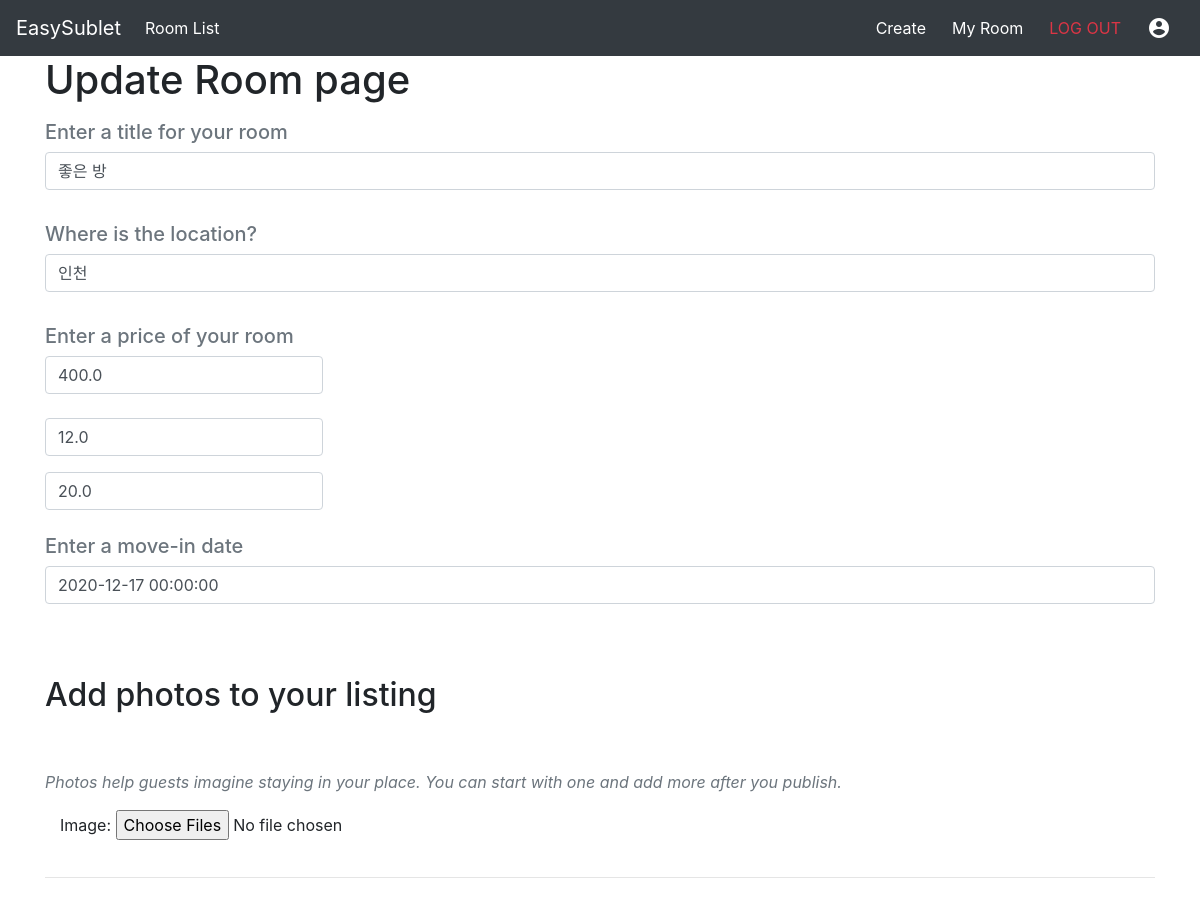
The app's page /room/update/57 (signed in, upper part), older data.
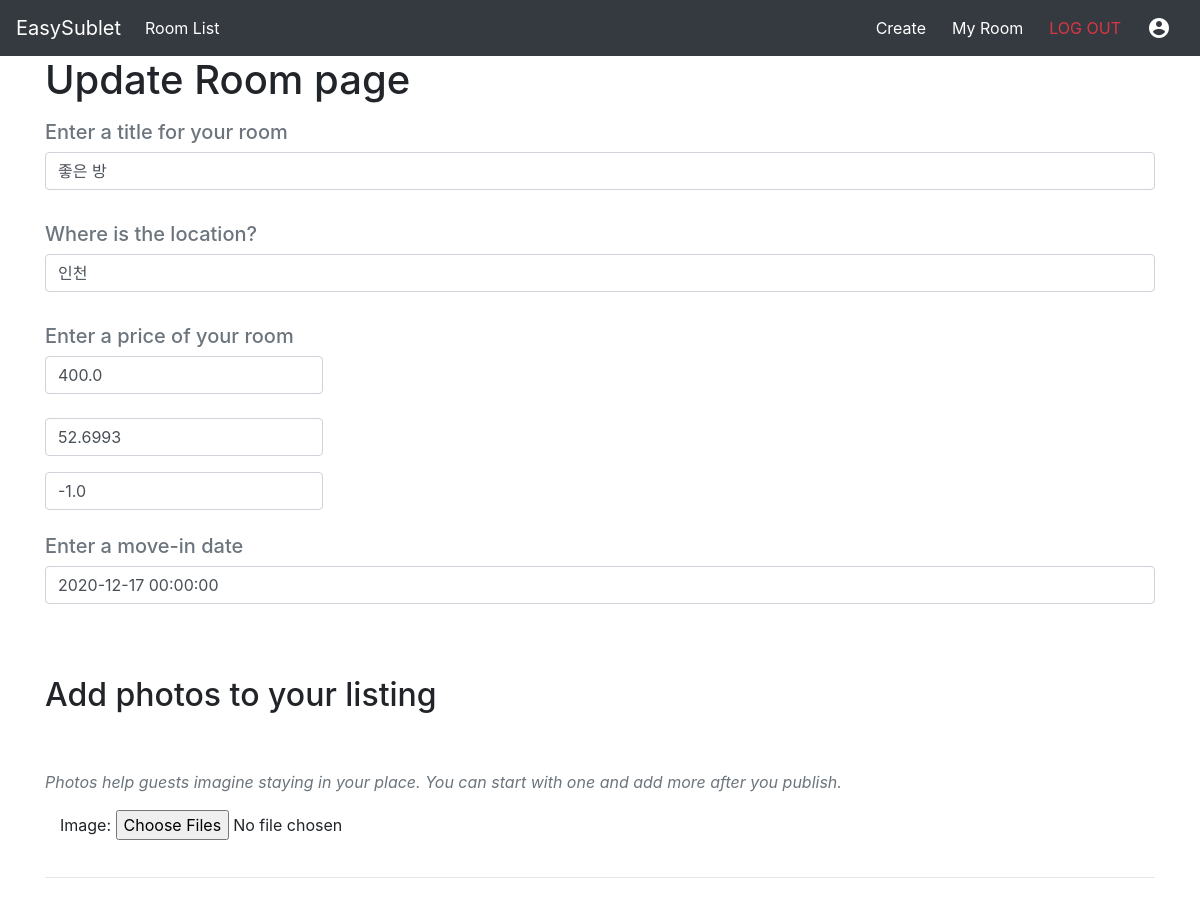
The same page, newer data.
### RoomRental/models.py (models this page shows, shortened)
class Room(models.Model):
    user = models.ForeignKey(User, default=1, on_delete=models.SET_NULL, null=True)
    id = models.fields.BigAutoField(primary_key=True)
    title = models.fields.CharField(max_length=100, blank=False, null=False)
    address = models.fields.CharField(max_length=255, blank=False, null=False)
    latitude = models.fields.FloatField(null=True, blank=True)
    longitude = models.fields.FloatField(null=True, blank=True)
    description = models.fields.TextField(null=True, blank=True)
    price = models.fields.FloatField(null=True, blank=True)
    is_parking = models.fields.BooleanField(default=False)
    is_pet = models.fields.BooleanField(default=False)
    is_smoking = models.fields.BooleanField(default=False)
    has_hydro = models.fields.BooleanField(default=False)
    has_aircondition = models.fields.BooleanField(default=False)
    has_water = models.fields.BooleanField(default=False)
    has_heat = models.fields.BooleanField(default=False)
    has_wifi = models.fields.BooleanField(default=False)
    has_tv = models.fields.BooleanField(default=False)
    has_laundry = models.fields.BooleanField(default=False)
    has_fridge = models.fields.BooleanField(default=False)
    has_dishwasher = models.fields.BooleanField(default=False)
    has_dryer = models.fields.BooleanField(default=False)
    has_microwave = models.fields.BooleanField(default=False)
    movein_date = models.fields.DateTimeField(null=True, blank=True)
    created_on = models.fields.DateTimeField(auto_now=True)

### RoomRental/views.py (the view, shortened to what this page needs)
# urls.py: path('room/update/<int:room_id>', room_update_view, name='room_update_view'),
@login_required
def room_update_view(request,room_id,*args,**kwargs):
    room = get_object_or_404(Room, pk = room_id)
    if request.user == room.user:
        room_form = RoomForm(request.POST or None, instance=room)
        image_form = ImageForm()
        images = request.FILES.getlist('image')
        print(images)
        context = {'page':'Update Room page','room_form' : room_form,'image_form':image_form}
        return render(request,'RoomCreate_Page.html',context,status=200)
    else:
        return redirect('room_list_view')

### RoomRental/forms.py
class ImageForm(forms.ModelForm):
    class Meta:
        model = Image
        fields = ('image',)
        widgets = {
            'image' : forms.ClearableFileInput(attrs={'multiple':True})
        }

### RoomRental/templates/RoomCreate_Page.html (shortened to what this page needs)
{% extends 'base.html' %}
{% load static %}
{% block content %}
<h1>{{page}}</h1>
<form method="POST" enctype="multipart/form-data" >{% csrf_token %}
        <div class="row">
            <div class="col-12">
                <div class="form-group pt-2 pb-2">
                    <h5 class="text-secondary">Enter a title for your room</h5>
                    {{room_form.title}}
                </div>
                <div class="form-group pt-2 pb-2">
                    <h5 class="text-secondary">Where is the location?</h5>
                    <div class=" ">
                        {{room_form.address}}
                    </div>
                </div>
                <div class="form-group pt-2 pb-2">
                    <h5 class="text-secondary">Enter a price of your room</h5>
                    {{room_form.price}}
                </div>
                <div class="form-group" style="">
                    {{room_form.latitude}}
                </div>
                <div class="form-group" style="">
                    {{room_form.longitude}}
                </div>
                <div class="form-group pt-2 pb-2">
                    <h5 class="text-secondary">Enter a move-in date</h5>
                    <div class=" ">
                        {{room_form.movein_date}}
                    </div>
                </div>
            </div>
        </div>
        <div class="row">
            <div class="col-12">
                <div class="form-group">
                    <h2 class="pt-5 pb-5 text-body text">Add photos to your listing</h2>
                    <p class="text-secondary font-italic">Photos help guests imagine staying in your place. You can start with one and add more after you publish.</p>
                    <div class="col-md-10">
                        {{image_form.as_p}}
                    </div>
                </div>
            </div>
        </div>
        <hr />
    </form>
{% endblock content %}

Row changes from the older to the newer data that the page shows:
changed Room "좋은 방": latitude "12.0" → "52.6993"; longitude "20.0" → "-1.0"
